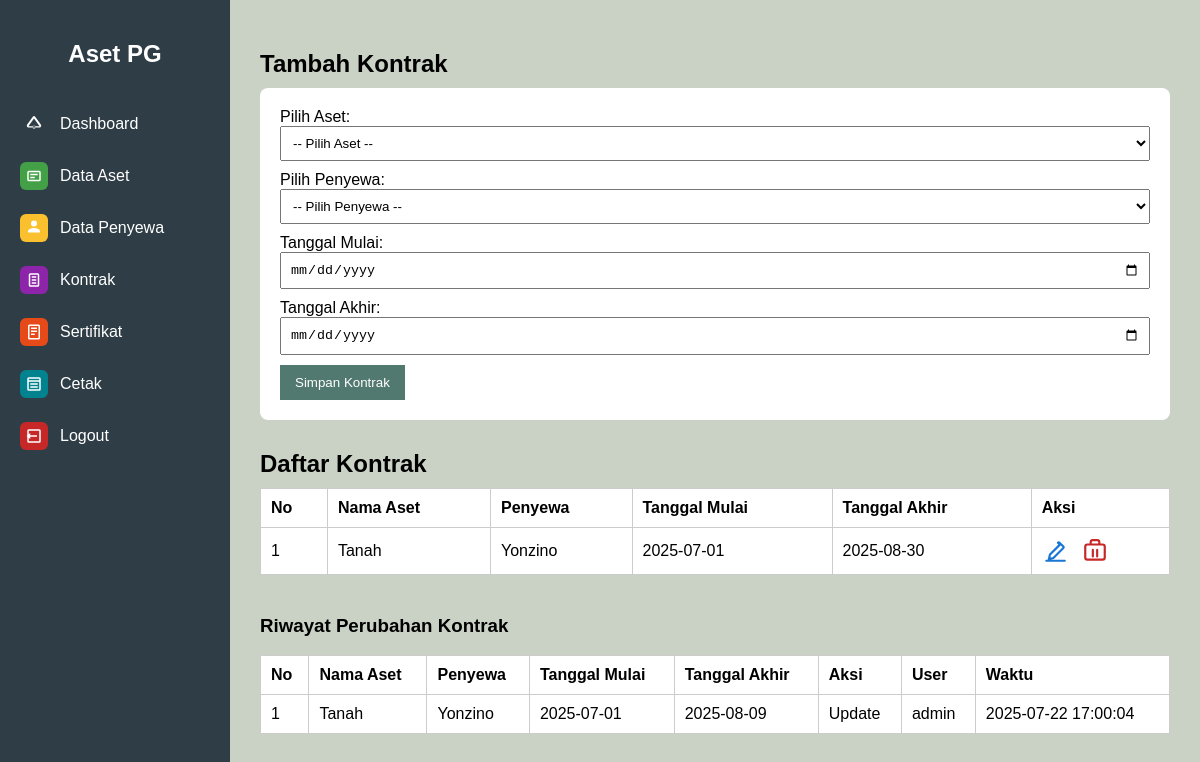
The page /pages/kontrak.php (signed in) on the database its author committed.
### tables this page shows
CREATE TABLE `kontrak` (
  `id` int(11) NOT NULL,
  `aset_id` int(11) DEFAULT NULL,
  `penyewa_id` int(11) DEFAULT NULL,
  `tanggal_mulai` date DEFAULT NULL,
  `tanggal_akhir` date DEFAULT NULL
);

CREATE TABLE `aset` (
  `id` int(11) NOT NULL,
  `nama_aset` varchar(100) DEFAULT NULL,
  `kecamatan` varchar(100) DEFAULT NULL,
  `penyewa_id` int(11) DEFAULT NULL,
  `tanggal_input` date DEFAULT NULL
);

CREATE TABLE `penyewa` (
  `id` int(11) NOT NULL,
  `nama` varchar(100) DEFAULT NULL,
  `kontak` varchar(100) DEFAULT NULL
);

CREATE TABLE `kontrak_history` (
  `id` int(11) NOT NULL,
  `kontrak_id` int(11) DEFAULT NULL,
  `aset_id` int(11) DEFAULT NULL,
  `penyewa_id` int(11) DEFAULT NULL,
  `tanggal_mulai` date DEFAULT NULL,
  `tanggal_akhir` date DEFAULT NULL,
  `aksi` varchar(20) DEFAULT NULL,
  `user` varchar(50) DEFAULT NULL,
  `waktu` datetime DEFAULT NULL
);

### pages/kontrak.php (the view, shortened to what this page needs)
<?php
include '../includes/db.php';
$data = mysqli_query($conn, "SELECT kontrak.*, aset.nama_aset, penyewa.nama AS nama_penyewa
                             FROM kontrak
                             JOIN aset ON kontrak.aset_id = aset.id
                             JOIN penyewa ON kontrak.penyewa_id = penyewa.id");
$editData = null;
include '../includes/sidebar.php';
?>
<!DOCTYPE html>
<html>
<head>
</head>
<body>
  <div class="content">
    <?php if ($editData): ?>
      <h2>Edit Kontrak</h2>
      <form method="POST">
        <input type="hidden" name="id" value="<?= $editData['id'] ?>">
        <label for="aset_id">Pilih Aset:</label>
        <select name="aset_id" required>
          <option value="">-- Pilih Aset --</option>
          <?php
          $asetListEdit = mysqli_query($conn, "SELECT id, nama_aset FROM aset");
          while ($a = mysqli_fetch_assoc($asetListEdit)):
          ?>
            <option value="<?= $a['id'] ?>" <?= $a['id'] == $editData['aset_id'] ? 'selected' : '' ?>><?= $a['nama_aset'] ?></option>
          <?php endwhile; ?>
        </select>
        <label for="penyewa_id">Pilih Penyewa:</label>
        <select name="penyewa_id" required>
          <option value="">-- Pilih Penyewa --</option>
          <?php
          $penyewaListEdit = mysqli_query($conn, "SELECT id, nama FROM penyewa");
          while ($p = mysqli_fetch_assoc($penyewaListEdit)):
          ?>
            <option value="<?= $p['id'] ?>" <?= $p['id'] == $editData['penyewa_id'] ? 'selected' : '' ?>><?= $p['nama'] ?></option>
          <?php endwhile; ?>
        </select>
        <label for="tanggal_mulai">Tanggal Mulai:</label>
        <input type="date" name="tanggal_mulai" value="<?= $editData['tanggal_mulai'] ?>" required>
        <label for="tanggal_akhir">Tanggal Akhir:</label>
        <input type="date" name="tanggal_akhir" value="<?= $editData['tanggal_akhir'] ?>" required>
        <button type="submit" name="update">Update Kontrak</button>
        <a href="kontrak.php" style="margin-left:10px;color:#333;">Batal</a>
      </form>
    <?php else: ?>
      <h2>Tambah Kontrak</h2>
      <form method="POST">
        <label for="aset_id">Pilih Aset:</label>
        <select name="aset_id" required>
          <option value="">-- Pilih Aset --</option>
        </select>
        <label for="penyewa_id">Pilih Penyewa:</label>
        <select name="penyewa_id" required>
          <option value="">-- Pilih Penyewa --</option>
        </select>
        <label for="tanggal_mulai">Tanggal Mulai:</label>
        <input type="date" name="tanggal_mulai" required>
        <label for="tanggal_akhir">Tanggal Akhir:</label>
        <input type="date" name="tanggal_akhir" required>
        <button type="submit" name="tambah">Simpan Kontrak</button>
      </form>
    <?php endif; ?>
    <h2>Daftar Kontrak</h2>
    <table>
      <tr>
        <th>No</th>
        <th>Nama Aset</th>
        <th>Penyewa</th>
        <th>Tanggal Mulai</th>
        <th>Tanggal Akhir</th>
        <th>Aksi</th>
      </tr>
      <?php $no=1; while ($row = mysqli_fetch_assoc($data)) : ?>
      <tr>
        <td><?= $no++ ?></td>
        <td><?= htmlspecialchars($row['nama_aset']) ?></td>
        <td><?= htmlspecialchars($row['nama_penyewa']) ?></td>
        <td><?= $row['tanggal_mulai'] ?></td>
        <td><?= $row['tanggal_akhir'] ?></td>
        <td>
          <a href="kontrak.php?edit=<?= $row['id'] ?>" title="Edit" style="color:#1976d2;vertical-align:middle;display:inline-block;margin-right:10px;">
            <svg width="26" height="26" viewBox="0 0 24 24" fill="none" style="vertical-align:middle;">
              <path d="M4 21h17M14.7 4.29a1 1 0 0 1 1.42 0l3.59 3.59a1 1 0 0 1 0 1.42l-9.17 9.17-4.24 1.06 1.06-4.24 9.17-9.17z" stroke="#1976d2" stroke-width="2" stroke-linecap="round" stroke-linejoin="round"/>
            </svg>
          </a>
          <a href="kontrak.php?hapus=<?= $row['id'] ?>" title="Hapus" onclick="return confirm('Yakin hapus?')" style="color:#c62828;vertical-align:middle;display:inline-block;">
          </a>
        </td>
      </tr>
      <?php endwhile; ?>
    </table>
    <h3 style="margin-top:40px;">Riwayat Perubahan Kontrak</h3>
    <table style="margin-bottom:40px;">
      <tr>
        <th>No</th>
        <th>Nama Aset</th>
        <th>Penyewa</th>
        <th>Tanggal Mulai</th>
        <th>Tanggal Akhir</th>
        <th>Aksi</th>
        <th>User</th>
        <th>Waktu</th>
      </tr>
      <?php
      $history = mysqli_query($conn, "SELECT h.*, a.nama_aset, p.nama AS nama_penyewa FROM kontrak_history h
        LEFT JOIN aset a ON h.aset_id = a.id
        LEFT JOIN penyewa p ON h.penyewa_id = p.id
        ORDER BY h.waktu DESC LIMIT 30");
      $no=1;
      while ($h = mysqli_fetch_assoc($history)) : ?>
        <tr>
          <td><?= $no++ ?></td>
          <td><?= htmlspecialchars($h['nama_aset']) ?></td>
          <td><?= htmlspecialchars($h['nama_penyewa']) ?></td>
          <td><?= $h['tanggal_mulai'] ?></td>
          <td><?= $h['tanggal_akhir'] ?></td>
          <td><?= ucfirst($h['aksi']) ?></td>
          <td><?= htmlspecialchars($h['user']) ?></td>
          <td><?= $h['waktu'] ?></td>
        </tr>
      <?php endwhile; ?>
    </table>
  </div>
</body>
</html>

### includes/sidebar.php (shortened to what this page needs)
<?php
$isAdmin = isset($_SESSION['role']) && $_SESSION['role'] === 'admin';
?>
<div class="sidebar">
  <h2>Aset PG</h2>
  <a href="/aset-pg/dashboard.php"><span class="icon home"><svg fill="#fff" viewBox="0 0 24 24"><path d="M10.19 2.62a2.25 2.25 0 0 1 3.62 0l7.5 10.5A2.25 2.25 0 0 1 19.5 16.5h-15a2.25 2.25 0 0 1-1.81-3.38l7.5-10.5zM12 4.5L4.5 15h15L12 4.5zm-1.5 9.75v3.75h3v-3.75h-3z"/></svg></span><span class="label">Dashboard</span></a>
  <a href="/aset-pg/pages/aset.php"><span class="icon aset"><svg fill="#fff" viewBox="0 0 24 24"><path d="M3 7a2 2 0 0 1 2-2h14a2 2 0 0 1 2 2v10a2 2 0 0 1-2 2H5a2 2 0 0 1-2-2V7zm2 0v10h14V7H5zm2 2h10v2H7V9zm0 4h6v2H7v-2z"/></svg></span><span class="label">Data Aset</span></a>
  <?php if ($isAdmin): ?>
    <a href="/aset-pg/pages/penyewa.php"><span class="icon penyewa"><svg fill="#fff" viewBox="0 0 24 24"><path d="M12 12c2.7 0 8 1.34 8 4v2H4v-2c0-2.66 5.3-4 8-4zm0-2a4 4 0 1 1 0-8 4 4 0 0 1 0 8z"/></svg></span><span class="label">Data Penyewa</span></a>
    <a href="/aset-pg/pages/kontrak.php"><span class="icon kontrak"><svg fill="#fff" viewBox="0 0 24 24"><path d="M17 3a2 2 0 0 1 2 2v14a2 2 0 0 1-2 2H7a2 2 0 0 1-2-2V5a2 2 0 0 1 2-2h10zm0 2H7v14h10V5zm-2 2v2H9V7h6zm0 4v2H9v-2h6zm0 4v2H9v-2h6z"/></svg></span><span class="label">Kontrak</span></a>
    <a href="/aset-pg/pages/sertifikat.php"><span class="icon sertifikat"><svg fill="#fff" viewBox="0 0 24 24"><path d="M6 2a2 2 0 0 0-2 2v16a2 2 0 0 0 2 2h12a2 2 0 0 0 2-2V4a2 2 0 0 0-2-2H6zm0 2h12v16H6V4zm2 2v2h8V6H8zm0 4v2h8v-2H8zm0 4v2h5v-2H8z"/></svg></span><span class="label">Sertifikat</span></a>
  <?php endif; ?>
  <a href="/aset-pg/pages/laporan.php"><span class="icon laporan"><svg fill="#fff" viewBox="0 0 24 24"><path d="M19 3H5a2 2 0 0 0-2 2v14a2 2 0 0 0 2 2h14a2 2 0 0 0 2-2V5a2 2 0 0 0-2-2zm0 2v2H5V5h14zm0 4v10H5V9h14zm-2 2H7v2h10v-2zm0 4H7v2h10v-2z"/></svg></span><span class="label">Cetak</span></a>
  <a href="/aset-pg/logout.php"><span class="icon logout"><svg fill="#fff" viewBox="0 0 24 24"><path d="M16 13v-2H7V8l-5 4 5 4v-3h9zm3-10H5a2 2 0 0 0-2 2v6h2V5h14v14H5v-6H3v6a2 2 0 0 0 2 2h14a2 2 0 0 0 2-2V5a2 2 0 0 0-2-2z"/></svg></span><span class="label">Logout</span></a>
</div>

### includes/sidebar.php (style rules this page uses)
.sidebar { width: 230px; background-color: #2F3E46; color: white; height: 100vh; padding-top: 20px; position: fixed; transition: width 0.4s cubic-bezier(.4,2,.6,1), box-shadow 0.3s; overflow-x: hidden; z-index: 10; }
.sidebar h2 { text-align: center; margin-bottom: 30px; transition: opacity 0.3s; }
.sidebar a { display: flex; align-items: center; color: white; padding: 12px 20px; text-decoration: none; transition: background 0.2s, padding 0.4s, font-size 0.4s; white-space: nowrap; font-size: 16px; }
.sidebar .icon { display: inline-flex; align-items: center; justify-content: center; width: 28px; min-width: 28px; height: 28px; margin-right: 12px; border-radius: 6px; background: rgba(255,255,255,0.08); transition: margin 0.4s, font-size 0.4s, background 0.3s; font-size: 0; }
.sidebar .icon svg { width: 18px; height: 18px; display: block; }
.sidebar .icon.home { background: #2F3E46; }
.sidebar .icon.aset { background: #43a047; }
.sidebar .icon.penyewa { background: #fbc02d; }
.sidebar .icon.kontrak { background: #8e24aa; }
.sidebar .icon.sertifikat { background: #e64a19; }
.sidebar .icon.laporan { background: #00838f; }
.sidebar .icon.logout { background: #c62828; }
.sidebar .label { display: inline-block; transition: opacity 0.3s, width 0.4s; opacity: 1; width: auto; font-size: 16px; }

### pages/kontrak.php (style rules this page uses)
body { font-family: Arial, sans-serif; background: #CAD2C5; margin: 0; padding: 0; display: flex; }
.content { margin-left: 230px; padding: 30px; width: calc(100% - 230px); transition: margin-left 0.4s cubic-bezier(.4,2,.6,1), width 0.4s cubic-bezier(.4,2,.6,1); }
h2 { margin-bottom: 10px; }
form { background: white; padding: 20px; margin-bottom: 30px; border-radius: 8px; }
input, select { width: 100%; padding: 8px; margin-bottom: 10px; }
button { padding: 10px 15px; background: #52796F; color: white; border: none; cursor: pointer; }
table { width: 100%; border-collapse: collapse; background: white; }
table, th, td { border: 1px solid #ccc; }
th, td { padding: 10px; text-align: left; }
a { color: red; text-decoration: none; }

### rows shown on the page
kontrak: aset.nama_aset "Tanah", penyewa.nama "Yonzino", tanggal_mulai "2025-07-01", tanggal_akhir "2025-08-30"
kontrak_history: aset.nama_aset "Tanah", penyewa.nama "Yonzino", tanggal_mulai "2025-07-01", tanggal_akhir "2025-08-09", aksi "Update", user "admin", waktu "2025-07-22 17:00:04"
